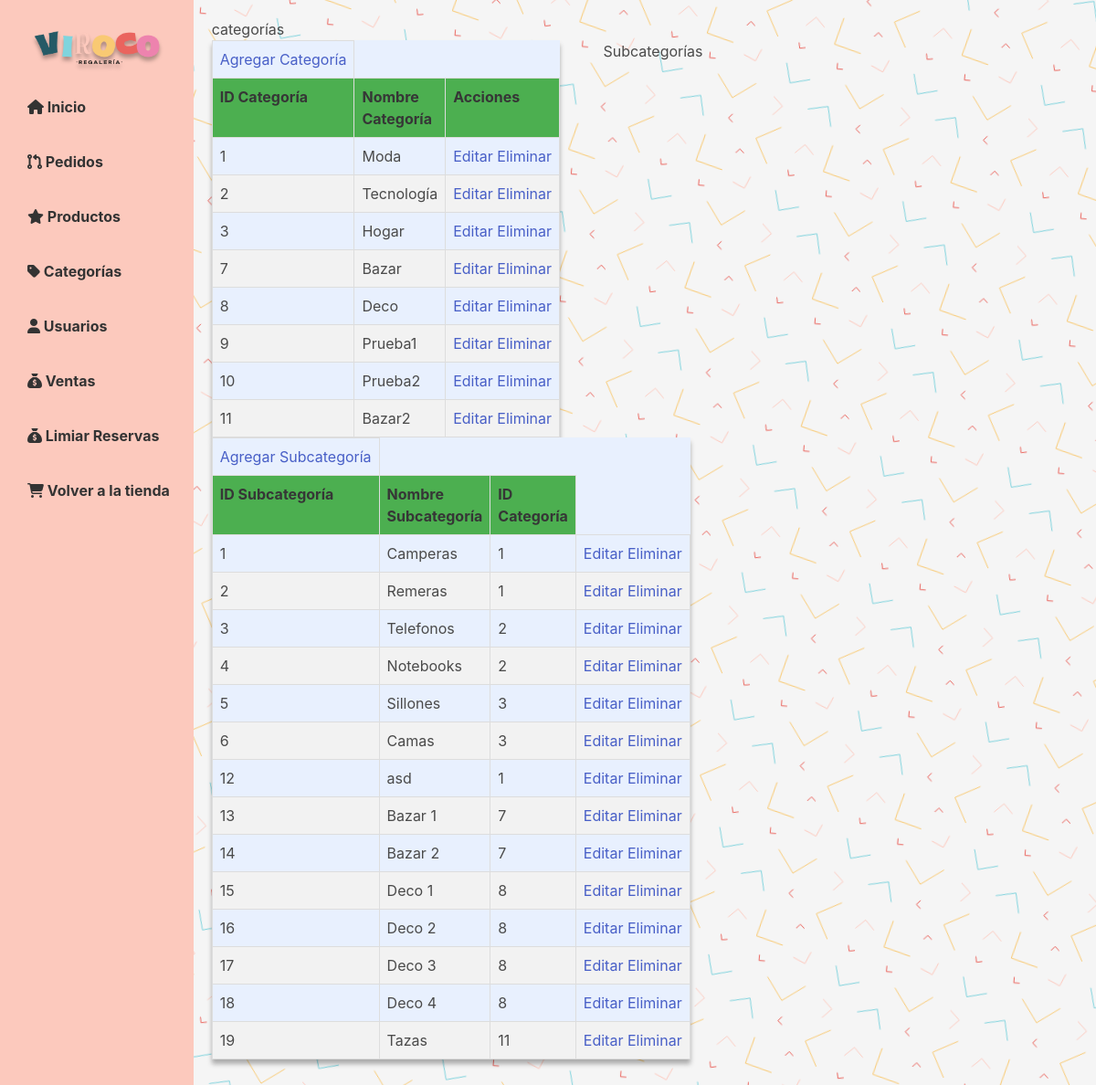
Screenshot of /admin/categorias_admin.php (signed in) with the database file from the repository.
### tables this page shows
CREATE TABLE `categorias` (
  `id_categoria` int(11) NOT NULL,
  `nombre_categoria` varchar(50) NOT NULL
);

CREATE TABLE `subcategorias` (
  `id_subcategoria` int(11) NOT NULL,
  `nombre_subcategoria` varchar(50) DEFAULT NULL,
  `id_categoria` int(11) NOT NULL
);

### admin/categorias_admin.php (the view, shortened to what this page needs)
<?php
    require '../app/bd.php';
    $sql = mysqli_query($conexion, "SELECT * FROM categorias");
    $sql_subcategorias = mysqli_query($conexion, "SELECT * FROM subcategorias");
?>
<!DOCTYPE html>
<html>
<head>
    <link rel="stylesheet" href="../estilos/estilo_admin.css">
    <link rel="stylesheet" href="https://cdnjs.cloudflare.com/ajax/libs/bulma/0.7.2/css/bulma.min.css">
</head>
<body>
<div id="wrapper">
        <?php
            include('navbar_admin.php')
        ?>
        <div id="main">
            <div class="tabla-container">
                <h2 class="titulo-tabla">categorías</h2>
                <?php
                echo "<table>";
                echo "<td><a href='añadir_categoria.php' class='agregar-button'>Agregar Categoría</a></td>";
                echo "<tr>";
                echo "<th>ID Categoría</th>";
                echo "<th>Nombre Categoría</th>";
                echo "<th>Acciones</th>";
                echo "</tr>";
                while ($fila = mysqli_fetch_array($sql)) {
                    echo "<tr>";
                    echo "<td>" . $fila['id_categoria'] . "</td>";
                    echo "<td>" . $fila['nombre_categoria'] . "</td>";
                    echo "<td><a href='editar_categoria.php?id_categoria=" . $fila['id_categoria'] . "'>Editar</a> <a href='eliminar_categoria.php?id_categoria=" . $fila['id_categoria'] . "' onclick='return confirm(\"¿Estás seguro?\")'>Eliminar</a></td>";
                    echo "</tr>";
                }
                echo "</table>";
                echo "<h2>Subcategorías</h2>";
                echo "<table>";
                echo "<td><a href='añadir_subcategoria.php' class='agregar-button'>Agregar Subcategoría</a></td>";
                echo "<tr>";
                echo "<th>ID Subcategoría</th>";
                echo "<th>Nombre Subcategoría</th>";
                echo "<th>ID Categoría</th>";
                echo "</tr>";
                while ($fila = mysqli_fetch_array($sql_subcategorias)) {
                    echo "<tr>";
                    echo "<td>" . $fila['id_subcategoria'] . "</td>";
                    echo "<td>" . $fila['nombre_subcategoria'] . "</td>";
                    echo "<td>" . $fila['id_categoria'] . "</td>";
                    echo "<td><a href='editar_subcategoria.php?id_subcategoria=" . $fila['id_subcategoria'] . "'>Editar</a> <a href='eliminar_subcategoria.php?id_subcategoria=" . $fila['id_subcategoria'] . "' onclick='return confirm(\"¿Estás seguro?\")'>Eliminar</a></td>";
                    echo "</tr>";
                }
                echo "</table>";
                ?>
            </div>
        </div>
</div>
</body>
</html>

### estilos/estilo_admin.css (style rules this page uses)
:root { --rosa-fuerte: #ed83ae; --rosa-claro: #fdc9bd; --azul: #255a66; --celeste: #7fd4dd; --amarillo: #f9c973; --rojo: #ea645e; }
body { background-image: var(--fondo-fit-f4-zoom); background-repeat: repeat; font-family: Arial, sans-serif; margin: 0; padding: 0; }
#wrapper { display: flex; height: max-content; }
#main { padding: 20px; width: 100%; height: max-content; }
table { border-collapse: collapse; width: 100%; background-color: #e8f0fe; box-shadow: 0px 5px 5px rgba(0, 0, 0, 0.3); overflow-x: auto; }
th, td { border: 1px solid #ddd; padding: 8px; text-align: left; }
th { background-color: #e8f0fe; }
td:last-child { white-space: nowrap; }

### admin/categorias_admin.php (style rules this page uses)
.tabla-container { display: inline-block; width: 100%; }
.titulo-tabla { width: content; }
table { border-collapse: collapse; width: 35%; float: left; margin-right: 5%; }
th, td { text-align: left; padding: 8px; }
th { background-color: #4CAF50; color: white; }
tr:nth-child(even) { background-color: #f2f2f2; }

### rows the page displays
categorias: id_categoria "1", nombre_categoria "Moda"
categorias: id_categoria "2", nombre_categoria "Tecnología"
categorias: id_categoria "3", nombre_categoria "Hogar"
categorias: id_categoria "7", nombre_categoria "Bazar"
categorias: id_categoria "8", nombre_categoria "Deco"
categorias: id_categoria "9", nombre_categoria "Prueba1"
categorias: id_categoria "10", nombre_categoria "Prueba2"
categorias: id_categoria "11", nombre_categoria "Bazar2"
subcategorias: id_subcategoria "1", nombre_subcategoria "Camperas", id_categoria "1"
subcategorias: id_subcategoria "2", nombre_subcategoria "Remeras", id_categoria "1"
subcategorias: id_subcategoria "3", nombre_subcategoria "Telefonos", id_categoria "2"
subcategorias: id_subcategoria "4", nombre_subcategoria "Notebooks", id_categoria "2"
subcategorias: id_subcategoria "5", nombre_subcategoria "Sillones", id_categoria "3"
subcategorias: id_subcategoria "6", nombre_subcategoria "Camas", id_categoria "3"
subcategorias: id_subcategoria "12", nombre_subcategoria "asd", id_categoria "1"
subcategorias: id_subcategoria "13", nombre_subcategoria "Bazar 1", id_categoria "7"
subcategorias: id_subcategoria "14", nombre_subcategoria "Bazar 2", id_categoria "7"
subcategorias: id_subcategoria "15", nombre_subcategoria "Deco 1", id_categoria "8"
subcategorias: id_subcategoria "16", nombre_subcategoria "Deco 2", id_categoria "8"
subcategorias: id_subcategoria "17", nombre_subcategoria "Deco 3", id_categoria "8"
subcategorias: id_subcategoria "18", nombre_subcategoria "Deco 4", id_categoria "8"
subcategorias: id_subcategoria "19", nombre_subcategoria "Tazas", id_categoria "11"
